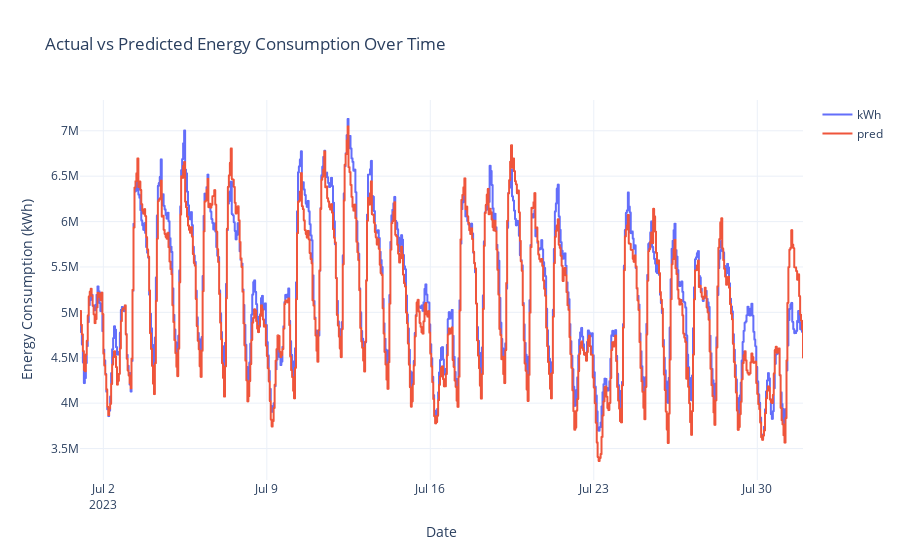

The notebook cell saved with this chart:
### Code cell
# Create the figure with step lines for both actual and predicted values
fig = px.line(
    y_preds_val.reset_index(),
    x="datetime",
    y=["kWh", "pred"],
    labels={
        "datetime": "Date",
        "value": "Energy Consumption (kWh)",
        "variable": "Series",
    },
    title="Actual vs Predicted Energy Consumption Over Time",
    line_shape="hv",  # Set line shape to horizontal-vertical for step chart
)

# Customize the layout
fig.update_layout(
    template="plotly_white",
    legend=dict(title=""),
    xaxis_title="Date",
    yaxis_title="Energy Consumption (kWh)",
)

# Show the figure
fig.show()

### Figure 1 — Plotly figure (JSON) as saved in the notebook; plotly's stock layout.template omitted (floating-point values rounded to 4 significant figures; data arrays with more than 128 entries replaced by an {"elided": "..."} marker saying what was removed)
{"data": [{"hovertemplate": "Series=kWh<br>Date=%{x}<br>Energy Consumption (kWh)=%{y}<extra></extra>", "legendgroup": "kWh", "line": {"color": "#636efa", "dash": "solid", "shape": "hv"}, "marker": {"symbol": "circle"}, "mode": "lines", "name": "kWh", "showlegend": true, "type": "scattergl", "x": {"elided": "744 str values"}, "xaxis": "x", "y": {"elided": "744 float values"}, "yaxis": "y"}, {"hovertemplate": "Series=pred<br>Date=%{x}<br>Energy Consumption (kWh)=%{y}<extra></extra>", "legendgroup": "pred", "line": {"color": "#EF553B", "dash": "solid", "shape": "hv"}, "marker": {"symbol": "circle"}, "mode": "lines", "name": "pred", "showlegend": true, "type": "scattergl", "x": {"elided": "744 str values"}, "xaxis": "x", "y": {"elided": "744 float values"}, "yaxis": "y"}], "layout": {"legend": {"title": {"text": ""}, "tracegroupgap": 0}, "title": {"text": "Actual vs Predicted Energy Consumption Over Time"}, "xaxis": {"anchor": "y", "domain": [0, 1], "title": {"text": "Date"}}, "yaxis": {"anchor": "x", "domain": [0, 1], "title": {"text": "Energy Consumption (kWh)"}}}}
